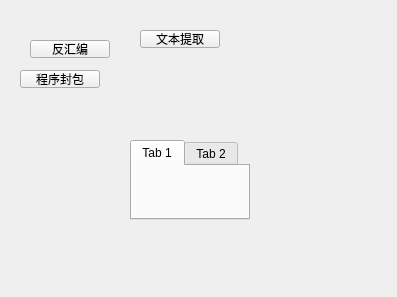
<?xml version="1.0" encoding="UTF-8"?>
<ui version="4.0">
 <class>Widget</class>
 <widget class="QWidget" name="Widget">
  <property name="geometry">
   <rect>
    <x>0</x>
    <y>0</y>
    <width>397</width>
    <height>297</height>
   </rect>
  </property>
  <property name="windowTitle">
   <string>Widget</string>
  </property>
  <property name="autoFillBackground">
   <bool>false</bool>
  </property>
  <widget class="QPushButton" name="sublime">
   <property name="geometry">
    <rect>
     <x>140</x>
     <y>30</y>
     <width>80</width>
     <height>18</height>
    </rect>
   </property>
   <property name="text">
    <string>文本提取</string>
   </property>
  </widget>
  <widget class="QPushButton" name="pushButton">
   <property name="geometry">
    <rect>
     <x>20</x>
     <y>70</y>
     <width>80</width>
     <height>18</height>
    </rect>
   </property>
   <property name="text">
    <string>程序封包</string>
   </property>
  </widget>
  <widget class="QPushButton" name="x64dbug">
   <property name="geometry">
    <rect>
     <x>30</x>
     <y>40</y>
     <width>80</width>
     <height>18</height>
    </rect>
   </property>
   <property name="text">
    <string>反汇编</string>
   </property>
  </widget>
  <widget class="QTabWidget" name="tabWidget">
   <property name="geometry">
    <rect>
     <x>130</x>
     <y>140</y>
     <width>120</width>
     <height>80</height>
    </rect>
   </property>
   <property name="currentIndex">
    <number>0</number>
   </property>
   <widget class="QWidget" name="tab">
    <attribute name="title">
     <string>Tab 1</string>
    </attribute>
   </widget>
   <widget class="QWidget" name="tab_2">
    <attribute name="title">
     <string>Tab 2</string>
    </attribute>
   </widget>
  </widget>
 </widget>
 <resources/>
 <connections/>
</ui>
